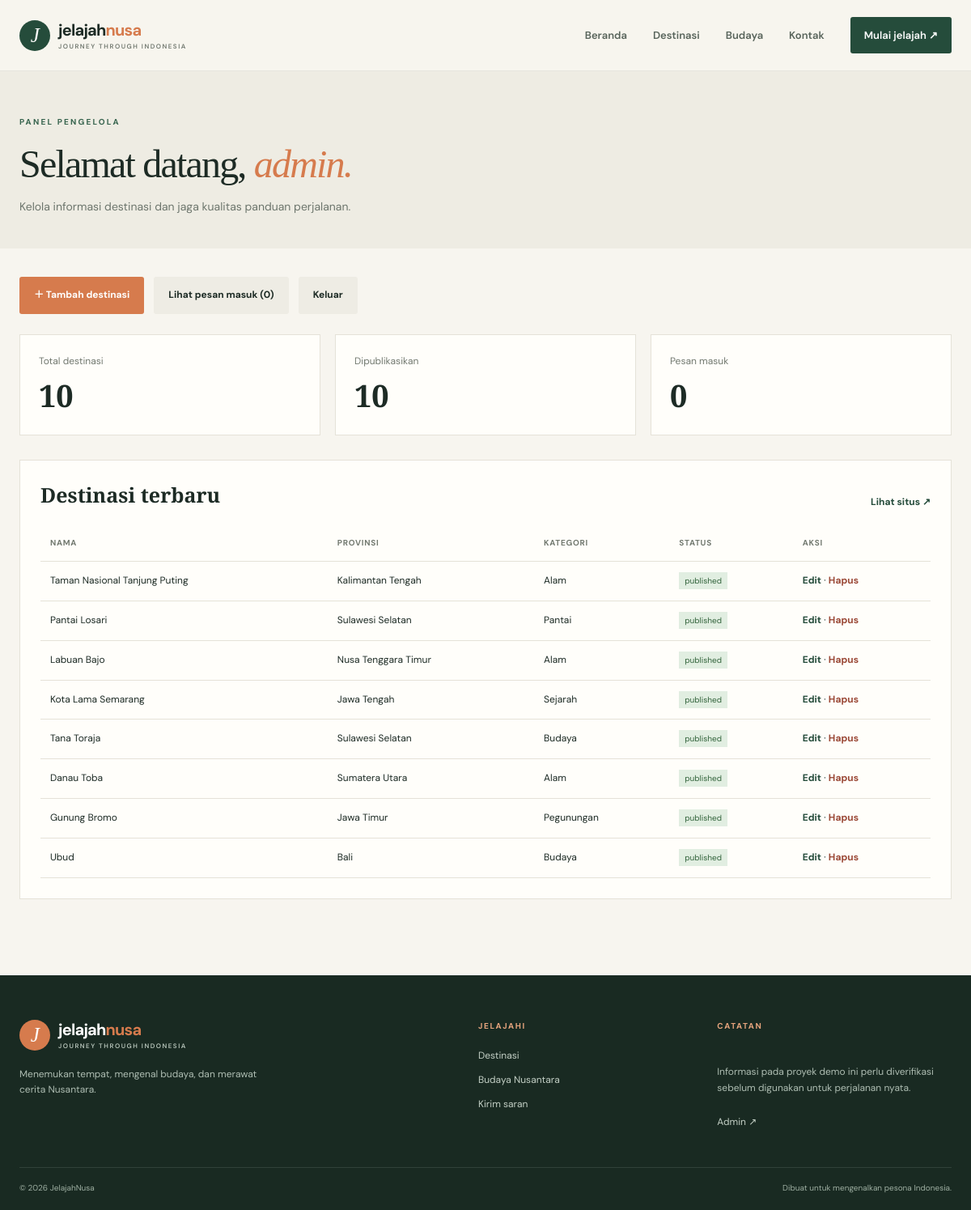
The page /admin/index.php (signed in) on the database its author committed.
### tables this page shows
CREATE TABLE IF NOT EXISTS destinations (
  id INT UNSIGNED AUTO_INCREMENT PRIMARY KEY,
  name VARCHAR(150) NOT NULL,
  slug VARCHAR(180) NOT NULL UNIQUE,
  province VARCHAR(100) NOT NULL,
  region VARCHAR(80) NOT NULL,
  category ENUM('Alam','Pantai','Budaya','Sejarah','Kota','Pegunungan') NOT NULL DEFAULT 'Alam',
  description TEXT NOT NULL,
  image_url VARCHAR(500) DEFAULT NULL,
  map_url VARCHAR(500) DEFAULT NULL,
  best_time VARCHAR(150) DEFAULT NULL,
  tips TEXT DEFAULT NULL,
  featured TINYINT(1) NOT NULL DEFAULT 0,
  status ENUM('published','draft') NOT NULL DEFAULT 'published',
  created_at TIMESTAMP DEFAULT CURRENT_TIMESTAMP,
  updated_at TIMESTAMP DEFAULT CURRENT_TIMESTAMP ON UPDATE CURRENT_TIMESTAMP,
  INDEX idx_destination_filter (status, region, category),
  INDEX idx_destination_name (name)
);

### includes/functions.php (called while the page is built, shortened)
<?php
function e($value): string { return htmlspecialchars((string)$value, ENT_QUOTES | ENT_SUBSTITUTE, 'UTF-8'); }

### admin/index.php (the view, shortened to what this page needs)
<?php
require_once __DIR__ . '/../includes/functions.php'; requireAdmin();
$total=(int)$pdo->query("SELECT COUNT(*) FROM destinations")->fetchColumn(); $published=(int)$pdo->query("SELECT COUNT(*) FROM destinations WHERE status='published'")->fetchColumn(); $messages=(int)$pdo->query("SELECT COUNT(*) FROM messages")->fetchColumn();
$latest=$pdo->query("SELECT id,name,province,category,status FROM destinations ORDER BY id DESC LIMIT 8")->fetchAll();
include __DIR__.'/../includes/header.php';
?>
<section class="page-hero admin-hero"><div class="container"><span class="eyebrow dark-eyebrow">PANEL PENGELOLA</span><h1>Selamat datang, <em><?= e($_SESSION['admin_username']??'Admin') ?>.</em></h1><p>Kelola informasi destinasi dan jaga kualitas panduan perjalanan.</p></div></section>
<section class="container section admin-section"><div class="admin-actions"><a class="btn btn-primary" href="destination-form.php">＋ Tambah destinasi</a><a class="btn btn-light" href="messages.php">Lihat pesan masuk (<?= $messages ?>)</a><a class="btn btn-light" href="logout.php">Keluar</a></div><div class="stat-grid"><div class="stat-card"><span>Total destinasi</span><strong><?= $total ?></strong></div><div class="stat-card"><span>Dipublikasikan</span><strong><?= $published ?></strong></div><div class="stat-card"><span>Pesan masuk</span><strong><?= $messages ?></strong></div></div><div class="admin-table-wrap"><div class="table-heading"><h2>Destinasi terbaru</h2><a class="text-link" href="../destinasi.php">Lihat situs ↗</a></div><table class="admin-table"><thead><tr><th>Nama</th><th>Provinsi</th><th>Kategori</th><th>Status</th><th>Aksi</th></tr></thead><tbody><?php foreach($latest as $d): ?><tr><td><?= e($d['name']) ?></td><td><?= e($d['province']) ?></td><td><?= e($d['category']) ?></td><td><span class="status-pill <?= $d['status']==='published'?'published':'draft' ?>"><?= e($d['status']) ?></span></td><td><a href="destination-form.php?id=<?= (int)$d['id'] ?>">Edit</a> · <form class="inline-delete" method="post" action="destination-delete.php" onsubmit="return confirm('Hapus destinasi ini?')"><input type="hidden" name="csrf" value="<?= e(csrfToken()) ?>"><input type="hidden" name="id" value="<?= (int)$d['id'] ?>"><button type="submit">Hapus</button></form></td></tr><?php endforeach; ?></tbody></table></div></section>
<?php include __DIR__.'/../includes/footer.php'; ?>

### includes/header.php (shortened to what this page needs)
<?php
$path=str_replace('\\','/',dirname($_SERVER['SCRIPT_NAME'] ?? '/'));
$prefix=(strpos($path,'/admin')!==false)?'../':'';
?>
<!DOCTYPE html><html lang="id"><head><link rel="stylesheet" href="<?= e($prefix) ?>assets/css/style.css"></head><body>
<header class="site-header"><div class="container nav-wrap"><a class="brand" href="<?= e($prefix) ?>index.php"><span class="brand-mark">J</span><span>jelajah<span class="brand-accent">nusa</span><small>JOURNEY THROUGH INDONESIA</small></span></a><button class="menu-toggle" aria-label="Buka menu" aria-expanded="false">☰</button><nav class="main-nav"><a href="<?= e($prefix) ?>index.php">Beranda</a><a href="<?= e($prefix) ?>destinasi.php">Destinasi</a><a href="<?= e($prefix) ?>budaya.php">Budaya</a><a href="<?= e($prefix) ?>kontak.php">Kontak</a><a class="nav-cta" href="<?= e($prefix) ?>destinasi.php">Mulai jelajah ↗</a></nav></div></header><main>

### includes/footer.php
</main><footer class="site-footer"><div class="container footer-main"><div class="footer-brand"><a class="brand brand-light" href="<?= e($prefix ?? '') ?>index.php"><span class="brand-mark">J</span><span>jelajah<span class="brand-accent">nusa</span><small>JOURNEY THROUGH INDONESIA</small></span></a><p>Menemukan tempat, mengenal budaya, dan merawat cerita Nusantara.</p></div><div><span class="footer-heading">JELAJAHI</span><a href="<?= e($prefix ?? '') ?>destinasi.php">Destinasi</a><a href="<?= e($prefix ?? '') ?>budaya.php">Budaya Nusantara</a><a href="<?= e($prefix ?? '') ?>kontak.php">Kirim saran</a></div><div><span class="footer-heading">CATATAN</span><p class="footer-note">Informasi pada proyek demo ini perlu diverifikasi sebelum digunakan untuk perjalanan nyata.</p><a href="<?= e($prefix ?? '') ?>admin/login.php">Admin ↗</a></div></div><div class="container footer-bottom"><span>© <?= date('Y') ?> JelajahNusa</span><span>Dibuat untuk mengenalkan pesona Indonesia.</span></div></footer><script src="<?= e($prefix ?? '') ?>assets/js/main.js"></script></body></html>

### rows shown on the page
destinations: name "Taman Nasional Tanjung Puting", province "Kalimantan Tengah", category "Alam", status "published"
destinations: name "Pantai Losari", province "Sulawesi Selatan", category "Pantai", status "published"
destinations: name "Labuan Bajo", province "Nusa Tenggara Timur", category "Alam", status "published"
destinations: name "Kota Lama Semarang", province "Jawa Tengah", category "Sejarah", status "published"
destinations: name "Tana Toraja", province "Sulawesi Selatan", category "Budaya", status "published"
destinations: name "Danau Toba", province "Sumatera Utara", category "Alam", status "published"
destinations: name "Gunung Bromo", province "Jawa Timur", category "Pegunungan", status "published"
destinations: name "Ubud", province "Bali", category "Budaya", status "published"

### other values the page prints
$_SESSION['admin_username'] "admin"
$messages "0"
$total "10"
$published "10"
